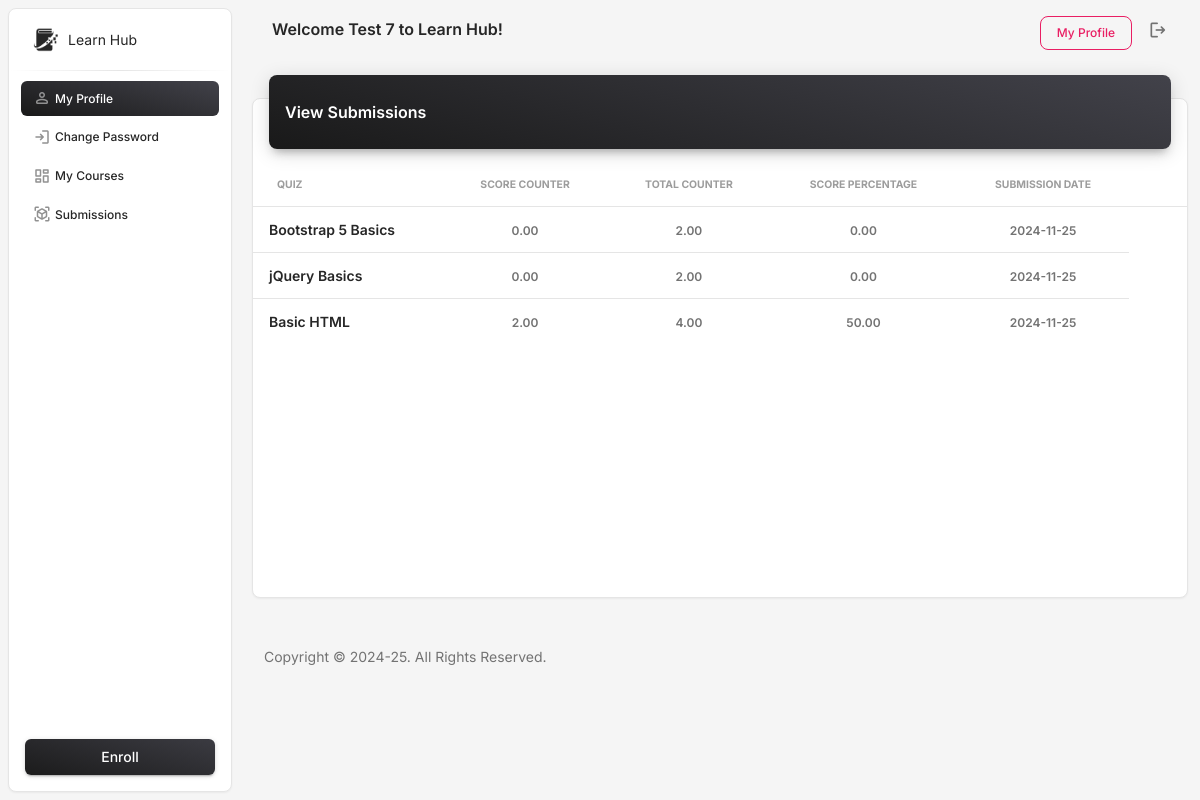
Page /submission.php (signed in) on the committed database.
### tables this page shows
CREATE TABLE `submissions` (
  `Submission_ID` int(11) NOT NULL,
  `User_ID` int(11) DEFAULT NULL,
  `Quiz_ID` int(11) DEFAULT NULL,
  `SubmissionDate` date DEFAULT NULL,
  `ScoreCounter` decimal(5,2) DEFAULT NULL,
  `TotalCounter` decimal(19,2) NOT NULL
);

CREATE TABLE `quizzes` (
  `Quiz_ID` int(11) NOT NULL,
  `QuizName` varchar(255) DEFAULT NULL,
  `AssignedDate` date DEFAULT NULL,
  `DueDate` date DEFAULT NULL,
  `Course_ID` int(11) DEFAULT NULL
);

CREATE TABLE `results` (
  `Result_ID` int(11) NOT NULL,
  `User_ID` int(11) DEFAULT NULL,
  `Submission_ID` int(11) DEFAULT NULL,
  `Score_Percentage` decimal(5,2) DEFAULT NULL,
  `Date` date DEFAULT NULL
);

### submission.php (the view, shortened to what this page needs)
<?php
include("includes/config.php");
?>
<!DOCTYPE html>
<html lang="en">
<head>
<link href="assets/css/nucleo-icons.css" rel="stylesheet" />
<link href="assets/css/nucleo-svg.css" rel="stylesheet" />
<link id="pagestyle" href="assets/css/material-dashboard.css?v=3.2.0" rel="stylesheet" />
</head>
<body class="g-sidenav-show  bg-gray-100">
<?php
include('includes/sidebar.php');
?>
<main class="main-content position-relative max-height-vh-100 h-100 border-radius-lg ">
  <?php
include('includes/header.php');
?>
  <div class="container-fluid py-2">
    <div class="row">
      <div class="col-12">
        <div class="card my-4">
          <div class="card-header p-0 position-relative mt-n4 mx-3 z-index-2">
            <div class="bg-gradient-dark shadow-dark border-radius-lg pt-4 pb-3">
              <h6 class="text-white text-capitalize ps-3">View Submissions</h6>
            </div>
          </div>
          <div class="card-body px-0 pb-2">
            <div class="table-responsive p-0">
              <table class="table align-items-center mb-0">
                <thead>
                  <tr>
                    <th class="text-uppercase text-secondary text-xxs font-weight-bolder opacity-7">Quiz</th>
                    <th class="text-center text-uppercase text-secondary text-xxs font-weight-bolder opacity-7">Score Counter</th>
					<th class="text-center text-uppercase text-secondary text-xxs font-weight-bolder opacity-7">Total Counter</th>
					<th class="text-center text-uppercase text-secondary text-xxs font-weight-bolder opacity-7">Score Percentage</th>
					<th class="text-center text-uppercase text-secondary text-xxs font-weight-bolder opacity-7">Submission Date</th>
                    <th class="text-secondary opacity-7"></th>
                  </tr>
                </thead>
                <tbody>
				<?php
				$query = mysqli_query($d, "
								SELECT
									s.*,
									q.QuizName,
									r.Score_Percentage
								FROM
									submissions s
								JOIN
									quizzes q ON s.Quiz_ID = q.Quiz_ID
								JOIN
									results r ON s.Submission_ID = r.Submission_ID
								WHERE
									s.User_ID = '".$_SESSION['sid']."'
								ORDER BY
									q.Quiz_ID DESC
							");
				while($row = mysqli_fetch_array($query))
				{
				?>
                  <tr>
                    <td><div class="d-flex px-2 py-1">
                        <div class="d-flex flex-column justify-content-center">
                          <h6 class="mb-0 text-sm"><?php echo $row['QuizName'];?></h6>
                        </div>
                      </div></td>
                    <td class="align-middle text-center"><span class="text-secondary text-xs font-weight-bold"><?php echo $row['ScoreCounter'];?></span> </td>
					<td class="align-middle text-center"><span class="text-secondary text-xs font-weight-bold"><?php echo $row['TotalCounter'];?></span> </td>
					<td class="align-middle text-center"><span class="text-secondary text-xs font-weight-bold"><?php echo $row['Score_Percentage'];?></span> </td>
					<td class="align-middle text-center"><span class="text-secondary text-xs font-weight-bold"><?php echo $row['SubmissionDate'];?></span> </td>
                  </tr>
				  <?php
				  }
				  ?>
                </tbody>
              </table>
            </div>
          </div>
        </div>
      </div>
    </div>
    <?php
include('includes/footer.php');
?>
  </div>
</main>
</body>
</html>

### includes/header.php (style rules this page uses)
.card { min-height: 500px; }

### rows in the picture
submissions: Quiz_ID.QuizName "Bootstrap 5 Basics", ScoreCounter "0.00", TotalCounter "2.00", results.Score_Percentage "0.00", SubmissionDate "2024-11-25"
submissions: Quiz_ID.QuizName "jQuery Basics", ScoreCounter "0.00", TotalCounter "2.00", results.Score_Percentage "0.00", SubmissionDate "2024-11-25"
submissions: Quiz_ID.QuizName "Basic HTML", ScoreCounter "2.00", TotalCounter "4.00", results.Score_Percentage "50.00", SubmissionDate "2024-11-25"

### other values in the picture
$_SESSION['sname'] "Test 7"
